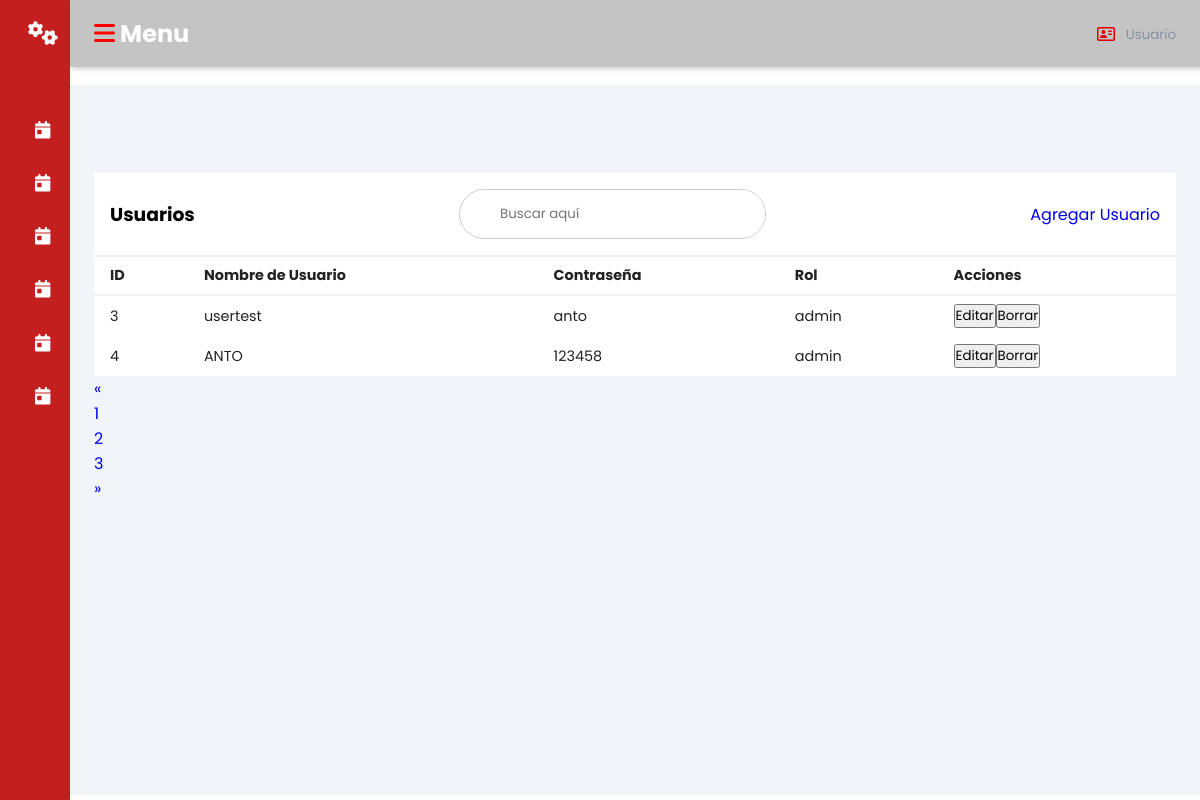
The app's page /usuarios/, older data.
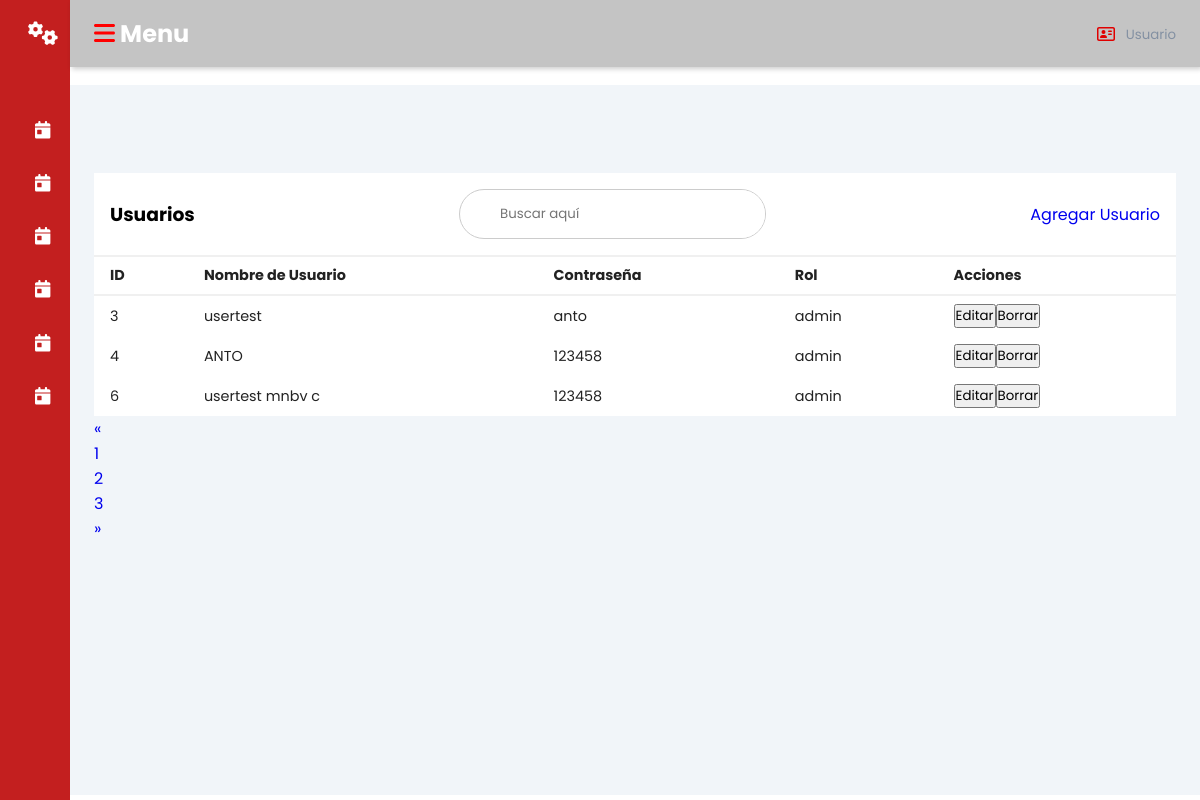
The same page, newer data.
### promecapp/models.py (models this page shows, shortened)
class Usuario(models.Model):
    IDUsuario = models.AutoField(primary_key=True)
    Nombre_Usuario = models.CharField(max_length=50, unique=True)
    Contraseña = models.CharField(max_length=50)
    IDRol = models.ForeignKey(Rol, on_delete=models.CASCADE)
    class Meta:
        db_table = 'usuarios'

class Rol(models.Model):
    IDRol = models.AutoField(primary_key=True)
    Nombre_Rol = models.CharField(max_length=50, unique=True)
    Descripcion = models.TextField()
    class Meta:
        db_table = 'roles'
    def __str__(self):
        return self.Nombre_Rol

### promecapp/views.py (the view)
# urls.py: path('usuarios/', views.usuarios, name='usuarios'),
def usuarios(request):
    usuarios = Usuario.objects.all()
    return render(request, 'usuarios.html', {'usuarios': usuarios})

### promecapp/Templates/usuarios.html (shortened to what the changed rows need)
{% load static %}
<!DOCTYPE html>
<html lang="en">
<head>
    <link rel="stylesheet" href="{% static 'css/dash.css' %}">
</head>
<body>
<div class="sidebar">
    <div class="sidebar-brand">
        <h2><i class="fa-solid fa-gears" style="color: #ffffff;"></i><span>promec</span></h2>
    </div>
</div>
<div class="main-content">
    <header>
        <h2>
            <label for="nav-toggle">
                <span class="fa-solid fa-bars" style="color: #ff0000;"></span>
            </label> Menu
        </h2>
    </header>
    <main>
        <div class="recent-grid">
            <div class="projects">
                <div class="card">
                    <div class="card-body">
                        <div class="table-responsive">
                            <table width="100%">
                                <thead>
                                    <tr>
                                        <td>ID</td>
                                        <td>Nombre de Usuario</td>
                                        <td>Contraseña</td>
                                        <td>Rol</td>
                                        <td>Acciones</td>
                                    </tr>
                                </thead>
                                <tbody>
                                    {% for usuario in usuarios %}
                                        <tr>
                                            <td>{{ usuario.IDUsuario }}</td>
                                            <td>{{ usuario.Nombre_Usuario }}</td>
                                            <td>{{ usuario.Contraseña }}</td>
                                            <td>{{ usuario.IDRol }}</td>
                                            <td>
                                                <a href="{% url 'editar_usuario' usuario.IDUsuario %}">
                                                    <button>Editar</button>
                                                </a>
                                                <form action="{% url 'eliminar_usuario' usuario.IDUsuario %}" method="post">
                                                    <button type="submit" onclick="return confirm('¿Estás seguro de que quieres eliminar este usuario?')">Borrar</button>
                                                </form>
                                            </td>
                                        </tr>
                                    {% endfor %}
                                </tbody>
                            </table>
                        </div>
                    </div>
                </div>
            </div>
        </div>
    </main>
</div>
</body>
</html>

Row changes from the older to the newer data that the page shows:
added Usuario: IDUsuario "6", Nombre_Usuario "usertest mnbv c", Contraseña "123458", IDRol "admin"
